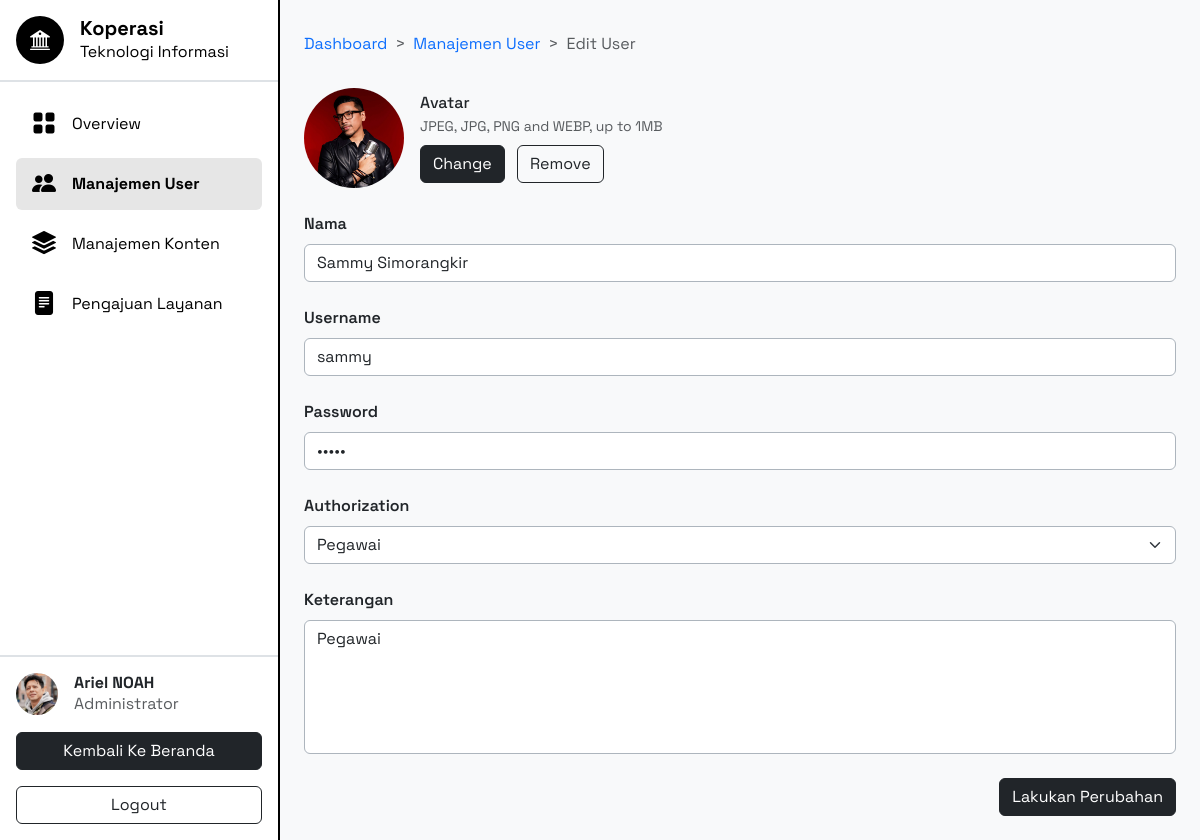
The page /dashboard/manage-user/edit/2 (signed in) on the database its author committed.
### tables this page shows
CREATE TABLE `users` (
  `id` int NOT NULL,
  `avatar` varchar(150) NOT NULL,
  `nama` varchar(50) NOT NULL,
  `username` varchar(15) NOT NULL,
  `password` varchar(100) NOT NULL,
  `timestamp` timestamp NULL DEFAULT CURRENT_TIMESTAMP,
  `keterangan` text NOT NULL,
  `auth` varchar(20) NOT NULL,
  `aktif` enum('1','0') DEFAULT '1',
  `hapus` enum('1','0') DEFAULT '0'
);

### app/Core/Controller.php (called while the page is built, shortened)
<?php
class Controller {
   protected function renderView(string $view, array $data = []) : void
   {
      extract($data);
      require_once __DIR__ . "/../View/" . $view . ".php";
   }
}

### app/Controller/UserController.php (called while the page is built, shortened)
<?php
class UserController extends Controller {
   private User $userModel;
   public function __construct()
   {
      $this->userModel = new User();
   }
   public function showEditUserPage(int $userId) : void
   {
      $user = $this->userModel->getUserById($userId);
      $data = [
         "page" => "ManageUser/edit-user",
         "id" => $user["id"],
         "nama" => $user["nama"],
         "username" => $user["username"],
         "password" => $user["password"],
         "auth" => $user["auth"],
         "keterangan" => $user["keterangan"],
         "avatar" => "/uploads/img/" . $user["avatar"],
         "avatarName" => $user["avatar"],
      ];
      $this->renderView(view: "Dashboard/index", data: $data);
   }
}

### public/index.php (called while the page is built, shortened)
<?php
try {
   Router::dispatch();
} catch (Exception $e) {
   http_response_code(500);
   require_once __DIR__ . "/../app/View/Error/internal-server-error.php";
}

### app/Config/Database.php (called while the page is built, shortened)
<?php
class Database {
   public static function getConnection() : PDO
   {
      $servername = "localhost";
      $database = "koperasi";
      $username = "root";
      $password = "";
      return new PDO("mysql:host=$servername;dbname=$database", $username, $password);
   }
}

### app/Model/User.php (called while the page is built, shortened)
<?php
class User {
   private PDO $db;
   public function __construct()
   {
      $this->db = Database::getConnection();
   }
   public function getUserById(int $id) : ?array
   {
      $sql = "SELECT * FROM users WHERE id = ?";
      $stmt = $this->db->prepare($sql);
      $stmt->execute([$id]);
      $user = $stmt->fetch(PDO::FETCH_ASSOC);
      return $user ?: null;
   }
}

### app/View/Dashboard/ManageUser/edit-user.php (the view, shortened to what this page needs)
<nav style="--bs-breadcrumb-divider: '>';" aria-label="breadcrumb" class="py-2 mb-4">
   <ol class="breadcrumb mb-0">
      <li class="breadcrumb-item"><a href="/dashboard">Dashboard</a></li>
      <li class="breadcrumb-item"><a href="/dashboard/manage-user">Manajemen User</a></li>
      <li class="breadcrumb-item active" aria-current="page">Edit User</li>
   </ol>
</nav>
<form method="POST" action=<?="/users/edit/$id"?> enctype="multipart/form-data">
   <div class="d-flex align-items-center gap-3 mb-4">
      <img id="imagePreview" src=<?=$avatar?> alt=<?=$avatarName?> class="rounded-circle object-fit-cover" style="width: 100px; height: 100px;">
      <div>
         <h6 class="mb-1 d-block">Avatar</h6>
         <p class="mb-2 text-body-secondary" style="font-size: 14px;">
            JPEG, JPG, PNG and WEBP, up to 1MB
         </p>
         <label class="btn btn-dark me-2" for="avatarInput">Change</label>
         <button type="button" id="removeAvatarButton" class="btn btn-outline-dark">Remove</button>
      </div>
   </div>
   <div class="mb-4">
      <label class="mb-2 fw-semibold" for="nama">Nama</label>
      <input id="nama" name="nama" type="text" class="form-control border-dark-subtle" placeholder="Masukkan Nama Disini..." required value="<?=$nama?>" />
   </div>
   <div class="mb-4">
      <label class="mb-2 fw-semibold" for="username">Username</label>
      <input id="username" name="username" type="text" class="form-control border-dark-subtle" placeholder="Masukkan Username Disini..." required value="<?=$username?>" />
   </div>
   <div class="mb-4">
      <label class="mb-2 fw-semibold" for="password">Password</label>
      <input id="password" name="password" type="password" class="form-control border-dark-subtle" placeholder="Masukkan Password Disini..." required value="<?=$password?>" />
   </div>
   <div class="mb-4">
      <label class="mb-2 fw-semibold" for="auth">Authorization</label>
      <select id="auth" name="auth" class="form-select mb-4 border-dark-subtle" value="<?=$auth?>">
         <option value="pegawai">Pegawai</option>
      </select>
   </div>
   <div class="mb-4">
      <label class="mb-2 fw-semibold" for="keterangan">Keterangan</label>
      <textarea name="keterangan" id="keterangan" class="form-control border-dark-subtle" placeholder="Masukkan Keterangan Disini..." required rows="5"><?=$keterangan?></textarea>
   </div>
   <div class="d-flex justify-content-end gap-3">
      <button name="user" type="submit" class="btn btn-dark">
         Lakukan Perubahan
      </button>
   </div>
</form>

### app/Core/Router.php (shortened to what this page needs)
<?php
class Router {
   private static array $routes = [];
   public static function addRoute(string $method, string $path, string $controller, string $action, array $middlewares = []) : void
   {
      array_push(self::$routes,
         [
            "method" => $method,
            "path" => $path,
            "controller" => $controller,
            "action" => $action,
            "middlewares" => $middlewares
         ]
      );
   }
   public static function dispatch() : void
   {
      $path = $_SERVER["PATH_INFO"] ?? "/";
      $method = $_SERVER["REQUEST_METHOD"];
      foreach (self::$routes as $route) {
         $pattern = preg_replace("#:([a-zA-Z_][a-zA-Z0-9_]*)#", "([^/]+)", $route["path"]);
         $pattern = "#^" . $pattern . "$#";
         $routeAndPathExist = $route["method"] === $method && preg_match($pattern, $path, $matches);
         if ($routeAndPathExist) {
            array_shift($matches);
            $controller = new $route["controller"];
            $action = $route["action"];
            $controller->$action(...$matches);
            return;
         }
      }
   }
}

### app/Template/sidebar.php (shortened to what this page needs)
<aside id="dashboardSidebar" class="bg-white border-end border-2 border-black vh-100 d-flex flex-column" style="min-width: 280px; transition: 300ms;">
   <div class="p-3 border-bottom border-2 position-relative">
      <div class="d-flex align-items-center gap-3">
         <div class="bg-black d-flex flex-grow-0 justify-content-center align-items-center rounded-circle" style="width: 48px; height: 48px;">
            <i class="text-white bi bi-bank2 fs-5"></i>
         </div>
         <div class="text-black">
            <h5 class="fw-bold m-0">Koperasi</h5>
            <p class="m-0">Teknologi Informasi</p>
         </div>
      </div>
   </div>
   <div class="d-flex flex-column flex-grow-1 gap-2 p-3 overflow-y-auto">
      <a href="/dashboard" class="dashboard-menu d-flex align-items-center gap-3 text-decoration-none text-black px-3 py-2 rounded-2">
         <i class="bi bi-grid-fill fs-4"></i>
         <p class="m-0">Overview</p>
      </a>
      <?php if ($userAuth === "administrator") { ?>
         <a href="/dashboard/manage-user" class="dashboard-menu d-flex align-items-center gap-3 text-decoration-none text-black px-3 py-2 rounded-2">
            <i class="bi bi-people-fill fs-4"></i>
            <p class="m-0">Manajemen User</p>
         </a>
         <a href="/dashboard/manage-content" class="dashboard-menu d-flex align-items-center gap-3 text-decoration-none text-black px-3 py-2 rounded-2">
            <i class="bi bi-stack fs-4"></i>
            <p class="m-0">Manajemen Konten</p>
         </a>
      <?php } ?>
      <?php if ($userAuth === "administrator" || $userAuth === "pegawai") { ?>
         <a href="/dashboard/pengajuan-layanan" class="dashboard-menu d-flex align-items-center gap-3 text-decoration-none text-black px-3 py-2 rounded-2">
            <i class="bi bi-file-text-fill fs-4"></i>
            <p class="m-0">Pengajuan Layanan</p>
         </a>
      <?php } ?>
   </div>
   <div class="p-3 border-top border-2 d-flex flex-column gap-3">
      <div class="d-flex align-items-center gap-3" style="cursor: pointer;">
         <div class="flex-grow-0 bg-dark-subtle rounded-circle overflow-hidden" style="width: 42px; height: 42px;">
            <img src=<?=$userAvatar?> alt=<?=$userAvatarName?> class="w-100 h-100 object-fit-cover">
         </div>
         <div>
            <h6 class="m-0 fw-bold"><?=$userNama?></h6>
            <p class="m-0 text-body-secondary text-capitalize"><?=$userAuth?></p>
         </div>
      </div>
      <a href="/" class="btn btn-dark">Kembali Ke Beranda</a>
      <a href="/logout" class="btn btn-outline-dark w-100">Logout</a>
   </div>
</aside>

### public/assets/css/base-style.css (style rules this page uses)
body { font-family: "Space Grotesk"; }
a { text-decoration: none; }
textarea { resize: none; }

### public/assets/css/dashboard.css (style rules this page uses)
#dashboardSidebar { position: fixed; top: 0; left: -100%; z-index: 9999; }
.dashboard-menu.active { background-color: #e6e6e6; font-weight: bold; }
@media screen and (min-width: 992px) { #dashboardSidebar { position: static; } }

### rows shown on the page
users: avatar (picture), nama "Ariel NOAH", auth "Administrator"
users: avatar (picture), nama "Sammy Simorangkir", auth "Pegawai", keterangan "Pegawai"
